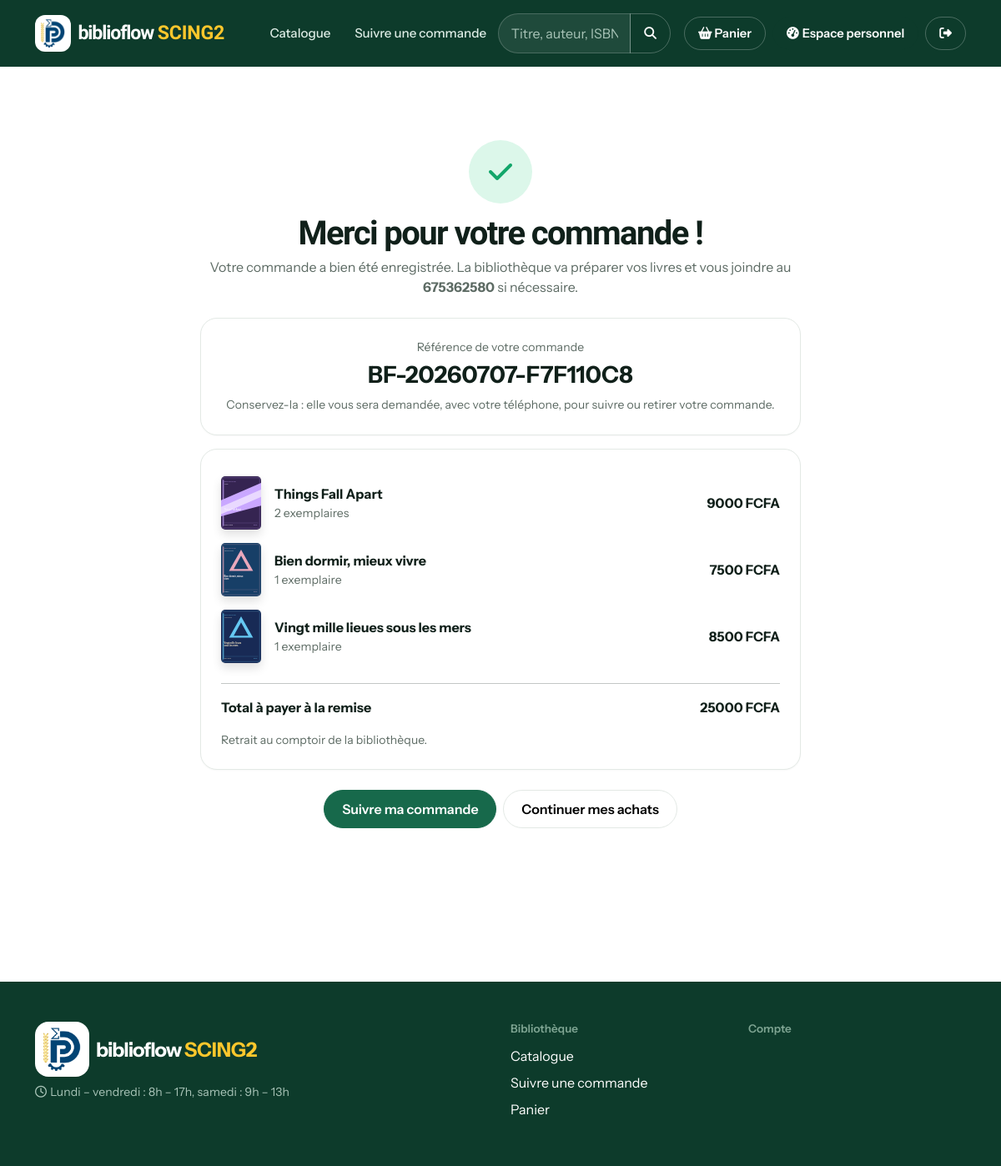
The page /commande/confirmation/7/ (signed in) on the database its author committed.
### bibliotheque/models.py (models this page shows, shortened)
class Achat(models.Model):
    STATUTS = [("en_attente", "En attente de préparation"), ("prete", "Prête"), ("en_livraison", "En livraison"),
               ("terminee", "Terminé"), ("annulee", "Annulé")]
    ACTIFS = ("en_attente", "prete", "en_livraison")
    CANAUX = [("comptoir", "Au comptoir"), ("en_ligne", "En ligne")]
    MODES_PAIEMENT = [("especes", "Espèces"), ("mobile", "Mobile money"), ("carte", "Carte")]
    adherent = models.ForeignKey(Utilisateur, on_delete=models.PROTECT, null=True, blank=True, related_name="achats")
    reference = models.CharField(max_length=24, unique=True, null=True, blank=True)
    date_achat = models.DateTimeField(auto_now_add=True)
    canal = models.CharField(max_length=10, choices=CANAUX, default="comptoir")
    mode_reception = models.CharField(max_length=12, choices=[("retrait", "Retrait"), ("livraison", "Livraison")], default="retrait")
    mode_paiement = models.CharField(max_length=10, choices=MODES_PAIEMENT, blank=True)
    statut_paiement = models.CharField(max_length=12, choices=[("en_attente", "À payer"), ("paye", "Payé"), ("annule", "Annulé")], default="en_attente")
    reference_paiement = models.CharField(max_length=80, blank=True)
    date_paiement = models.DateTimeField(null=True, blank=True)
    adresse_livraison = models.CharField(max_length=250, blank=True)  # vide = retrait à la bibliothèque
    date_limite_retrait = models.DateField(null=True, blank=True)
    client_prenom = models.CharField(max_length=80, blank=True)
    client_nom = models.CharField(max_length=80, blank=True)
    client_email = models.EmailField(blank=True)
    client_telephone = models.CharField(max_length=20, blank=True)
    statut = models.CharField(max_length=14, choices=STATUTS, default="en_attente")
    class Meta:
        ordering = ["-date_achat"]
    @property
    def livraison(self):
        return self.mode_reception == "livraison"
    @property
    def paye(self):
        return self.statut_paiement == "paye"
    @property
    def total(self):
        return self.lignes.aggregate(t=Sum(F("quantite") * F("prix_applique")))["t"] or 0

class LigneAchat(models.Model):
    achat = models.ForeignKey(Achat, on_delete=models.CASCADE, related_name="lignes")
    livre = models.ForeignKey(Livre, on_delete=models.PROTECT)
    quantite = models.PositiveIntegerField(default=1)
    prix_applique = models.DecimalField(max_digits=10, decimal_places=2)
    class Meta:
        constraints = [models.UniqueConstraint(fields=["achat", "livre"], name="une_ligne_par_livre_et_achat")]
    @property
    def sous_total(self):
        return self.quantite * self.prix_applique

class Livre(models.Model):
    titre = models.CharField(max_length=200)
    auteur = models.CharField(max_length=120)
    isbn = models.CharField(max_length=20, unique=True, null=True, blank=True)
    description = models.TextField(blank=True)
    image = models.CharField(max_length=255, blank=True)  # chemin relatif dans static/media
    categorie = models.CharField(max_length=80, blank=True)
    annee_publication = models.PositiveSmallIntegerField(null=True, blank=True)
    langue = models.CharField(max_length=30, default="Français")
    prix = models.DecimalField(max_digits=10, decimal_places=2, default=0)  # prix de vente
    stock_vente = models.PositiveIntegerField(default=0)                    # exemplaires à vendre
    actif = models.BooleanField(default=True)
    class Meta:
        ordering = ["titre"]

### bibliotheque/views_public.py (the view)
# urls.py: path("commande/confirmation/<int:pk>/", pub.confirmation_achat, name="confirmation_achat"),
def confirmation_achat(request, pk):
    if request.session.get("dernier_achat_invite") != pk:
        return redirect("accueil")
    achat = get_object_or_404(Achat.objects.prefetch_related("lignes__livre"), pk=pk)
    return render(request, "bibliotheque/public/confirmation_achat.html", {"achat": achat})

### bibliotheque/acces.py (called while the page is built)
def est_personnel(user):
    return user.is_authenticated and user.est_personnel

### bibliotheque/context.py (called while the page is built)
def globales(request):
    ctx = {"p": params(), "panier_count": 0, "est_personnel": False, "cotisations_a_verifier": 0}
    try:
        ctx["panier_count"] = sum(request.session.get("panier", {}).values())
    except Exception:
        pass
    if request.user.is_authenticated:
        ctx["est_personnel"] = est_personnel(request.user)
        if ctx["est_personnel"]:
            ctx["cotisations_a_verifier"] = CotisationAdhesion.objects.filter(statut="en_attente").count()
    return ctx

### bibliotheque/models.py (called while the page is built)
    @property
    def est_personnel(self):
        return self.is_superuser or self.role in ("bibliothecaire", "administrateur")

### bibliotheque/services.py (called while the page is built)
def params():
    d = dict(settings.BIBLIO)
    for cle in ("amende_par_jour", "amende_plafond", "frais_perte"):
        d[cle] = Decimal(str(d[cle]))
    return SimpleNamespace(**d)

### bibliotheque/templates/bibliotheque/public/confirmation_achat.html (shortened to what this page needs)
{% extends "bibliotheque/public/base.html" %}{% load biblio_extras %}{% block titre %}Commande enregistrée – BiblioFlow SCING2{% endblock %}{% block contenu %}<div class="confirmation-card"><div class="confirmation-icon"><i class="fa-solid fa-check"></i></div><h1>Merci pour votre commande !</h1><p class="muted">Votre commande a bien été enregistrée. La bibliothèque va préparer vos livres et vous joindre au <strong>{{ achat.client_telephone }}</strong> si nécessaire.</p>
<div class="cardx p-4 mt-4"><div class="muted small">Référence de votre commande</div><div class="fs-3 fw-bold">{{ achat.reference }}</div><div class="small muted mt-1">Conservez-la : elle vous sera demandée, avec votre téléphone, pour suivre ou retirer votre commande.</div></div>
<div class="cardx p-4 text-start mt-3">{% for l in achat.lignes.all %}<div class="d-flex align-items-center gap-3 py-2"><img src="{{ l.livre|couverture }}" class="mini-cover" alt=""><div class="flex-grow-1"><strong>{{ l.livre.titre }}</strong><div class="muted small">{{ l.quantite }} exemplaire{{ l.quantite|pluralize }}</div></div><strong>{{ l.sous_total|floatformat:0 }} FCFA</strong></div>{% endfor %}<hr><div class="d-flex justify-content-between"><strong>Total à payer à la remise</strong><strong>{{ achat.total|floatformat:0 }} FCFA</strong></div>
<div class="small muted mt-3">{% if achat.livraison %}Livraison à : {{ achat.adresse_livraison }}.{% else %}Retrait au comptoir de la bibliothèque.{% endif %}</div></div>
<div class="d-flex justify-content-center gap-2 mt-4 flex-wrap"><a href="{% url 'suivi_achat' %}?reference={{ achat.reference|urlencode }}" class="btn btn-primary">Suivre ma commande</a><a href="{% url 'catalogue' %}" class="btn btn-light">Continuer mes achats</a></div></div>{% endblock %}

### bibliotheque/static/bibliotheque/app.css (style rules this page uses)
:root { --primary:#087f5b;--primary-2:#066649;--primary-soft:#e0f5ec;--accent:#52c79a; --ink:#0a0a0a;--muted:#6b6b6b;--paper:#fff;--wash:#f2f2f2;--card:#fff;--line:#ebebeb; --success:#12a66a;--danger:#d83a3a;--warning:#c27a0a;--info:#1aa7ec;--orange:#f08a24; --sidebar:#fff; --serif:"Inter",system-ui,-apple-system,"Segoe UI",sans-serif; --sans:"Inter",system-ui,-apple-system,"Segoe UI",sans-serif; --spring:cubic-bezier(.2,.9,.25,1);--press:100ms ease-out; --r-sm:10px;--r-md:16px;--r-lg:24px; --bs-primary:#087f5b;--bs-primary-rgb:8,127,91;--bs-link-color:#087f5b;--bs-link-hover-color:#066649; --bs-body-bg:#fff;--bs-body-color:#0a0a0a;--bs-border-color:#ebebeb;--bs-font-sans-serif:"Inter",system-ui,sans-serif; }
* { box-sizing:border-box }
html { scroll-behavior:smooth }
body { background:var(--paper);color:var(--ink);font-family:var(--sans);font-size:15.5px;line-height:1.55;letter-spacing:0;font-optical-sizing:auto;-webkit-font-smoothing:antialiased;text-rendering:optimizeLegibility }
h1,h2,h3,.serif { font-family:var(--serif);font-weight:800;color:var(--ink) }
h1 { letter-spacing:-.035em;line-height:1.04 }
small,.small,.muted.small { letter-spacing:.008em }
a { text-underline-offset:3px }
.muted { color:var(--muted) }
.cardx { background:var(--card);border:1px solid var(--line);border-radius:var(--r-lg);box-shadow:0 1px 2px rgba(0,0,0,.03) }
.btn,.cat,.book,.step-card,.feature,.side-link,.ledger-cell { -webkit-tap-highlight-color:transparent;touch-action:manipulation }
.btn { border-radius:var(--r-sm);font-weight:600;padding:.62rem 1.15rem;transition:transform .45s var(--spring),background-color .2s,border-color .2s,box-shadow .2s }
.btn-primary { --bs-btn-bg:var(--primary);--bs-btn-border-color:var(--primary);--bs-btn-hover-bg:var(--primary-2);--bs-btn-hover-border-color:var(--primary-2);--bs-btn-active-bg:var(--primary-2);--bs-btn-active-border-color:var(--primary-2);--bs-btn-disabled-bg:var(--primary);--bs-btn-disabled-border-color:var(--primary) }
.btn-light { --bs-btn-bg:#fff;--bs-btn-border-color:var(--line);--bs-btn-hover-bg:#f7f7f7;--bs-btn-hover-border-color:#dcdcdc;--bs-btn-active-bg:#f0f0f0;--bs-btn-active-border-color:#dcdcdc }
.pub-body { background:var(--paper) }
.mini-cover { width:48px;height:68px;object-fit:cover;border-radius:5px;box-shadow:0 6px 12px rgba(0,0,0,.12) }
.confirmation-card { max-width:720px;margin:4rem auto;text-align:center }
.confirmation-icon { width:76px;height:76px;border-radius:50%;display:grid;place-items:center;margin:0 auto 1rem;background:#dcf7ea;color:var(--success);font-size:2rem }
:root { --forest:#0d3b2b;--forest-2:#0a2c20;--leaf:#17694b;--sun:#ffc72c;--sun-2:#f2b400;--mint:#eaf3ee; --primary:#17694b;--primary-2:#0d3b2b;--primary-soft:#e2f0e9;--accent:#ffc72c; --ink:#10201a;--muted:#5d6b64;--wash:#eaf3ee;--line:#e3e9e5;--danger:#d4412c; --serif:"Bricolage Grotesque","Instrument Sans",system-ui,sans-serif;--sans:"Instrument Sans",system-ui,-apple-system,sans-serif; --bs-primary:#17694b;--bs-primary-rgb:23,105,75;--bs-link-color:#17694b;--bs-link-hover-color:#0d3b2b;--bs-body-color:#10201a;--bs-font-sans-serif:"Instrument Sans",system-ui,sans-serif; }
body { font-size:16px;color:var(--ink) }
h1,h2,h3,.serif { font-family:var(--serif);font-weight:700 }
h1 { letter-spacing:-.04em;line-height:1 }
.cardx { border-radius:20px }
.btn { border-radius:999px;font-weight:600;padding:.62rem 1.3rem }
.btn-primary { --bs-btn-bg:var(--leaf);--bs-btn-border-color:var(--leaf);--bs-btn-hover-bg:var(--forest);--bs-btn-hover-border-color:var(--forest);--bs-btn-active-bg:var(--forest);--bs-btn-active-border-color:var(--forest);--bs-btn-disabled-bg:var(--leaf);--bs-btn-disabled-border-color:var(--leaf) }
.mini-cover { width:48px;height:64px;object-fit:cover;border-radius:5px;background:#eef4f0 }

### rows shown on the page
Achat: client_telephone "675362580", reference "BF-20260707-F7F110C8", total "25000"
LigneAchat: livre|couverture (picture), livre.titre "Things Fall Apart", quantite "2", sous_total "9000"
LigneAchat: livre|couverture (picture), livre.titre "Bien dormir, mieux vivre", quantite "1", sous_total "7500"
LigneAchat: livre|couverture (picture), livre.titre "Vingt mille lieues sous les mers", quantite "1", sous_total "8500"

### other values the page prints
{{ p.horaires }} "Lundi – vendredi : 8h – 17h, samedi : 9h – 13h"
